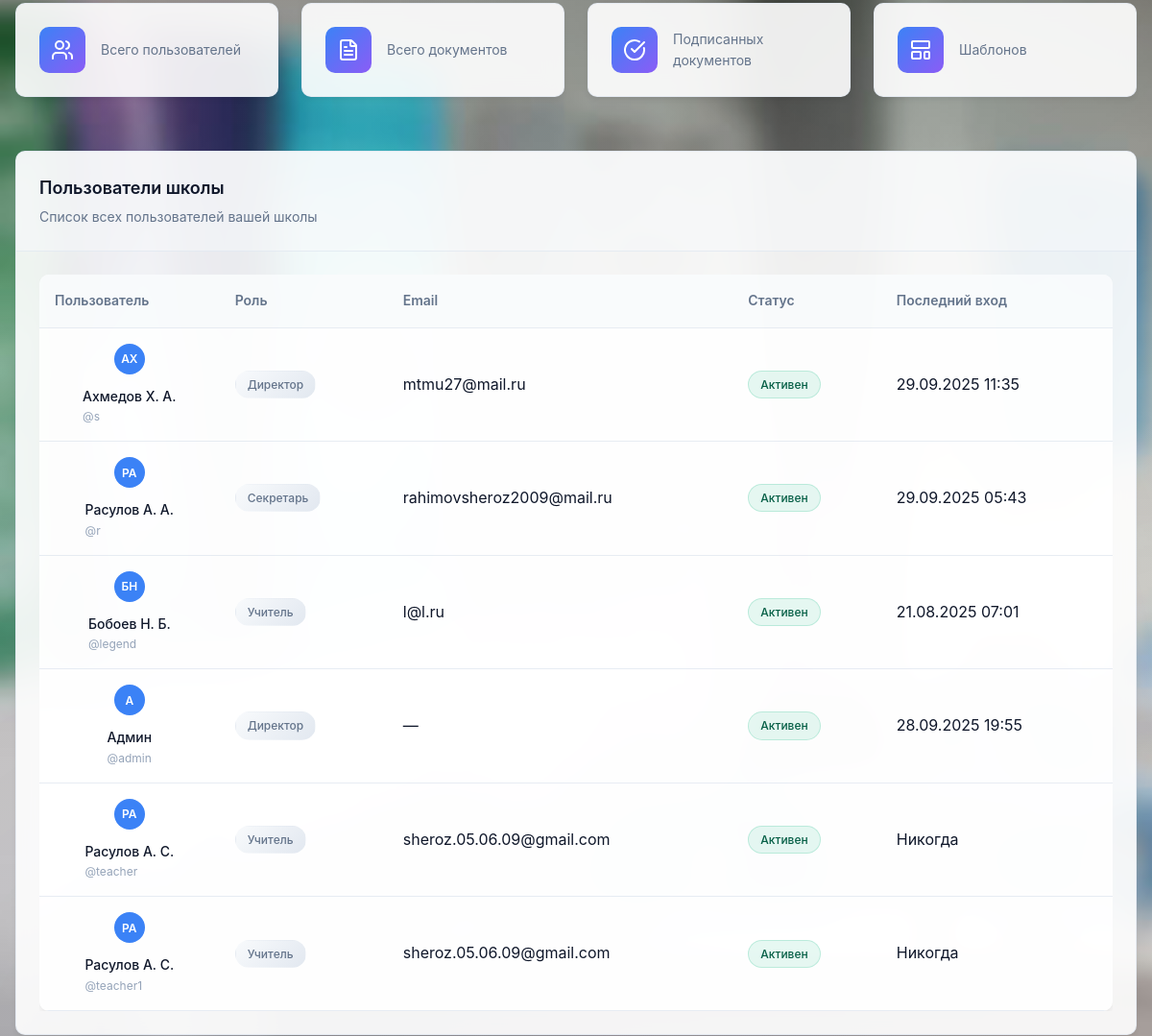
The page /school/ (signed in, middle part) on the database as committed earlier.
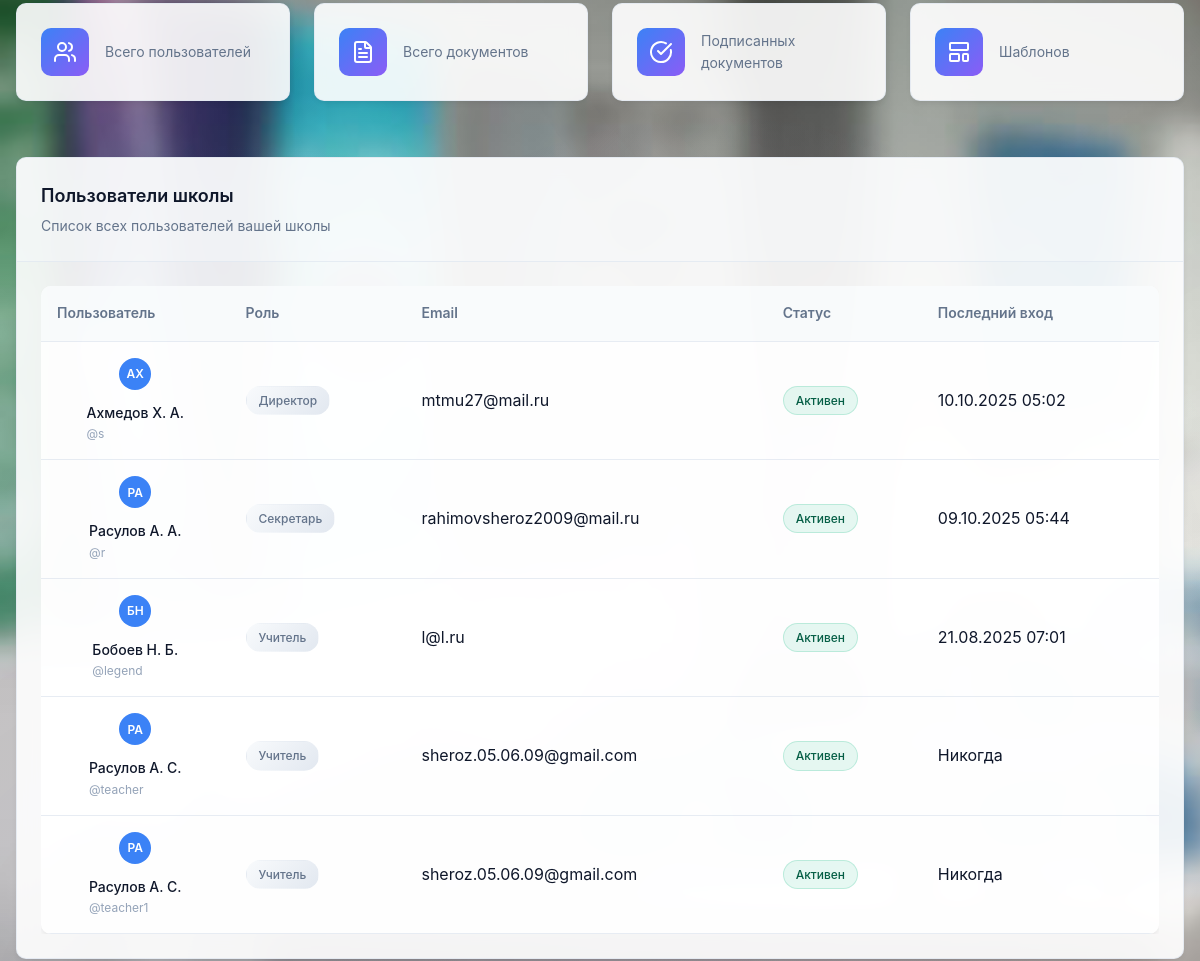
The same page on the database as committed later.
### main/models.py (models this page shows, shortened)
class User(AbstractUser):
    ROLE_CHOICES = (
        ('director', 'Директор'),
        ('secretary', 'Секретарь'),
        ('teacher', 'Учитель'),
    )
    avatar=models.ImageField(upload_to='avatars/' ,default='avatars/default.png')
    role = models.CharField(max_length=20, choices=ROLE_CHOICES)
    school = models.ForeignKey(School, on_delete=models.CASCADE, null=True, blank=True)

### main/views.py (the view)
# urls.py: path('school/', school, name='school'),
@login_required
def school(request):
    school = request.user.school
    users = User.objects.filter(school=school)
    documents = Document.objects.filter(school=school)
    templates = Template.objects.filter(school=school)
    data = {
        'school': school,
        'users': users,
        'documents': documents,
        'templates': templates
    }
    return render(request, 'main/school.html', data)

### main/models.py (called while the page is built)
    def __str__(self):
        return f'{self.name} - {self.address}'

### main/templates/main/school.html (shortened to what this page needs)
{% extends 'main/base.html' %}
{% load static %}
{% block content %}
<div class="page-container">
    <div class="stats-grid">
        <div class="stat-card">
            <div class="stat-icon">
                <i data-lucide="users"></i>
            </div>
            <div class="stat-content">
                <p data-i18n="total_users">Всего пользователей</p>
            </div>
        </div>
        <div class="stat-card">
            <div class="stat-icon">
                <i data-lucide="file-text"></i>
            </div>
            <div class="stat-content">
                <p data-i18n="total_documents">Всего документов</p>
            </div>
        </div>
        <div class="stat-card">
            <div class="stat-icon">
                <i data-lucide="check-circle"></i>
            </div>
            <div class="stat-content">
                <p data-i18n="signed_documents">Подписанных документов</p>
            </div>
        </div>
        <div class="stat-card">
            <div class="stat-icon">
                <i data-lucide="layout-template"></i>
            </div>
            <div class="stat-content">
                <p data-i18n="templates">Шаблонов</p>
            </div>
        </div>
    </div>
    <div class="card">
        <div class="card-header">
            <h3 data-i18n="school_users">Пользователи школы</h3>
            <p data-i18n="users_list">Список всех пользователей вашей школы</p>
        </div>
        <div class="card-content">
            <div class="users-table">
                <table class="table">
                    <thead>
                        <tr>
                            <th data-i18n="user">Пользователь</th>
                            <th data-i18n="role">Роль</th>
                            <th data-i18n="email">Email</th>
                            <th data-i18n="status">Статус</th>
                            <th data-i18n="last_login">Последний вход</th>
                        </tr>
                    </thead>
                    <tbody>
                        {% for school_user in users %}
                        <tr>
                            <td>
                                <div class="user-info">
                                    <div class="user-avatar">
                                        {{ school_user.first_name.0 }}{{ school_user.last_name.0 }}
                                    </div>
                                    <div>
                                        <div class="user-name">{{ school_user.first_name }} {{ school_user.last_name }}</div>
                                        <div class="user-username">@{{ school_user.username }}</div>
                                    </div>
                                </div>
                            </td>
                            <td>
                                <div class="badge badge-role">{{ school_user.get_role_display }}</div>
                            </td>
                            <td>{{ school_user.email|default:"—" }}</td>
                            <td>
                                <div class="badge badge-{% if school_user.is_active %}approved{% else %}rejected{% endif %}">
                                    {% if school_user.is_active %}
                                        <span data-i18n="active">Активен</span>
                                    {% else %}
                                        <span data-i18n="inactive">Неактивен</span>
                                    {% endif %}
                                </div>
                            </td>
                            <td>
                                {% if school_user.last_login %}
                                    {{ school_user.last_login|date:"d.m.Y H:i" }}
                                {% else %}
                                    <span data-i18n="never_logged_in">Никогда</span>
                                {% endif %}
                            </td>
                        </tr>
                        {% endfor %}
                    </tbody>
                </table>
            </div>
        </div>
    </div>
</div>
{% endblock %}

Rows that differ between the two databases and show on the page:
no longer on this page (row edited): User: first_name.0 "А", first_name "Админ", username "admin", role "Директор", email "—", is_active "Активен", last_login "28.09.2025 19:55"
changed User "mtmu27@mail.ru": last_login "29.09.2025 11:35" → "10.10.2025 05:02"
changed User "rahimovsheroz2009@mail.ru": last_login "29.09.2025 05:43" → "09.10.2025 05:44"
